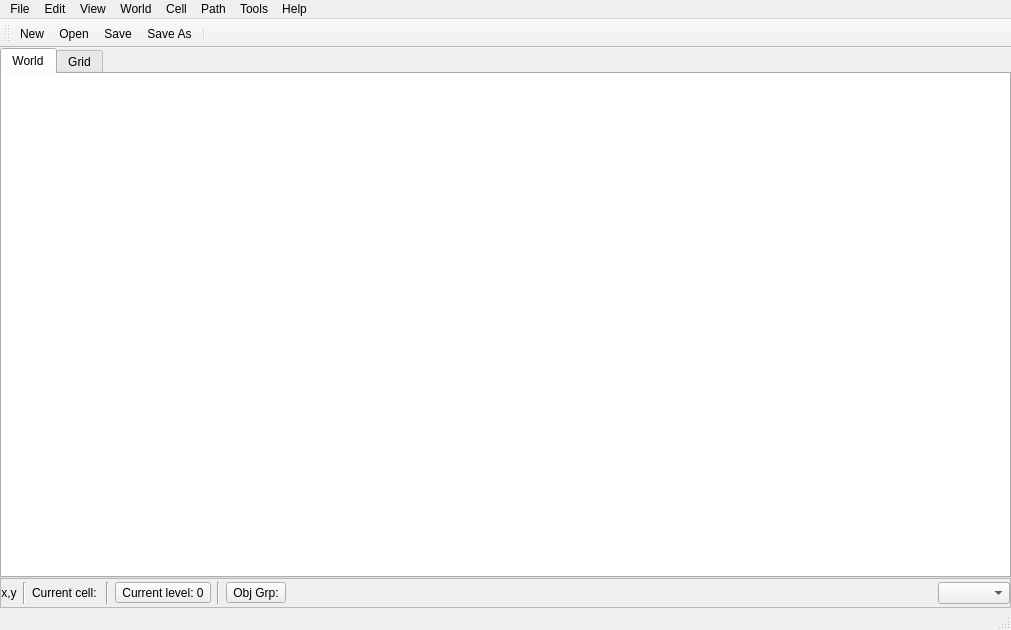
<?xml version="1.0" encoding="UTF-8"?>
<ui version="4.0">
 <class>MainWindow</class>
 <widget class="QMainWindow" name="MainWindow">
  <property name="geometry">
   <rect>
    <x>0</x>
    <y>0</y>
    <width>1011</width>
    <height>630</height>
   </rect>
  </property>
  <property name="windowTitle">
   <string>PZWorldEd</string>
  </property>
  <widget class="QWidget" name="centralWidget">
   <layout class="QGridLayout" name="gridLayout_4">
    <property name="verticalSpacing">
     <number>0</number>
    </property>
    <property name="margin">
     <number>0</number>
    </property>
    <item row="0" column="0">
     <widget class="QTabWidget" name="documentTabWidget">
      <property name="currentIndex">
       <number>0</number>
      </property>
      <widget class="QWidget" name="tabWorld">
       <attribute name="title">
        <string>World</string>
       </attribute>
       <layout class="QGridLayout" name="gridLayout_3">
        <property name="margin">
         <number>0</number>
        </property>
        <item row="0" column="0">
         <widget class="QGraphicsView" name="worldView">
          <property name="frameShape">
           <enum>QFrame::NoFrame</enum>
          </property>
          <property name="frameShadow">
           <enum>QFrame::Sunken</enum>
          </property>
         </widget>
        </item>
       </layout>
      </widget>
      <widget class="QWidget" name="tabCell">
       <attribute name="title">
        <string>Grid</string>
       </attribute>
       <layout class="QGridLayout" name="gridLayout_5">
        <property name="margin">
         <number>0</number>
        </property>
        <item row="0" column="0">
         <widget class="QGraphicsView" name="cellView">
          <property name="frameShape">
           <enum>QFrame::NoFrame</enum>
          </property>
         </widget>
        </item>
       </layout>
      </widget>
     </widget>
    </item>
    <item row="1" column="0">
     <widget class="QFrame" name="viewTools">
      <property name="frameShape">
       <enum>QFrame::StyledPanel</enum>
      </property>
      <property name="frameShadow">
       <enum>QFrame::Raised</enum>
      </property>
      <layout class="QHBoxLayout" name="horizontalLayout">
       <property name="leftMargin">
        <number>0</number>
       </property>
       <property name="topMargin">
        <number>3</number>
       </property>
       <property name="rightMargin">
        <number>0</number>
       </property>
       <property name="bottomMargin">
        <number>3</number>
       </property>
       <item>
        <widget class="QLabel" name="coordinatesLabel">
         <property name="minimumSize">
          <size>
           <width>0</width>
           <height>0</height>
          </size>
         </property>
         <property name="text">
          <string>x,y</string>
         </property>
         <property name="alignment">
          <set>Qt::AlignCenter</set>
         </property>
        </widget>
       </item>
       <item>
        <widget class="Line" name="line">
         <property name="orientation">
          <enum>Qt::Vertical</enum>
         </property>
        </widget>
       </item>
       <item>
        <widget class="QLabel" name="currentCellLabel">
         <property name="text">
          <string>Current cell: &lt;none&gt;</string>
         </property>
        </widget>
       </item>
       <item>
        <widget class="Line" name="line_2">
         <property name="orientation">
          <enum>Qt::Vertical</enum>
         </property>
        </widget>
       </item>
       <item>
        <widget class="QToolButton" name="currentLevelButton">
         <property name="text">
          <string>Current level: 0</string>
         </property>
         <property name="popupMode">
          <enum>QToolButton::InstantPopup</enum>
         </property>
         <property name="arrowType">
          <enum>Qt::NoArrow</enum>
         </property>
        </widget>
       </item>
       <item>
        <widget class="Line" name="line_3">
         <property name="orientation">
          <enum>Qt::Vertical</enum>
         </property>
        </widget>
       </item>
       <item>
        <widget class="QToolButton" name="objectGroupButton">
         <property name="text">
          <string>Obj Grp:</string>
         </property>
         <property name="popupMode">
          <enum>QToolButton::InstantPopup</enum>
         </property>
        </widget>
       </item>
       <item>
        <spacer name="horizontalSpacer">
         <property name="orientation">
          <enum>Qt::Horizontal</enum>
         </property>
         <property name="sizeHint" stdset="0">
          <size>
           <width>40</width>
           <height>20</height>
          </size>
         </property>
        </spacer>
       </item>
       <item>
        <widget class="QComboBox" name="zoomComboBox"/>
       </item>
      </layout>
     </widget>
    </item>
   </layout>
  </widget>
  <widget class="QMenuBar" name="menuBar">
   <property name="geometry">
    <rect>
     <x>0</x>
     <y>0</y>
     <width>1011</width>
     <height>21</height>
    </rect>
   </property>
   <widget class="QMenu" name="fileMenu">
    <property name="title">
     <string>File</string>
    </property>
    <widget class="QMenu" name="menuGenerate_Lots">
     <property name="title">
      <string>Generate Lots</string>
     </property>
     <addaction name="actionGenerateLotsAll"/>
     <addaction name="actionGenerateLotsSelected"/>
    </widget>
    <widget class="QMenu" name="menuBMP_To_TMX">
     <property name="title">
      <string>BMP To TMX</string>
     </property>
     <addaction name="actionBMPToTMXAll"/>
     <addaction name="actionBMPToTMXSelected"/>
    </widget>
    <addaction name="actionNew"/>
    <addaction name="actionOpen"/>
    <addaction name="actionSave"/>
    <addaction name="actionSaveAs"/>
    <addaction name="separator"/>
    <addaction name="menuBMP_To_TMX"/>
    <addaction name="menuGenerate_Lots"/>
    <addaction name="separator"/>
    <addaction name="actionClose"/>
    <addaction name="actionCloseAll"/>
    <addaction name="actionQuit"/>
   </widget>
   <widget class="QMenu" name="helpMenu">
    <property name="title">
     <string>Help</string>
    </property>
    <addaction name="actionAboutQt"/>
   </widget>
   <widget class="QMenu" name="editMenu">
    <property name="title">
     <string>Edit</string>
    </property>
    <addaction name="separator"/>
    <addaction name="actionCopy"/>
    <addaction name="actionPaste"/>
    <addaction name="actionClipboard"/>
    <addaction name="separator"/>
    <addaction name="actionPreferences"/>
   </widget>
   <widget class="QMenu" name="menuView">
    <property name="title">
     <string>View</string>
    </property>
    <addaction name="actionShowCoordinates"/>
    <addaction name="actionShowGrid"/>
    <addaction name="actionShowMiniMap"/>
    <addaction name="actionShowObjectNames"/>
    <addaction name="actionShowBMP"/>
    <addaction name="separator"/>
    <addaction name="actionHighlightCurrentLevel"/>
    <addaction name="actionLevelAbove"/>
    <addaction name="actionLevelBelow"/>
    <addaction name="separator"/>
    <addaction name="actionZoomIn"/>
    <addaction name="actionZoomOut"/>
    <addaction name="actionZoomNormal"/>
    <addaction name="separator"/>
    <addaction name="actionSwitchOrthoIso"/>
   </widget>
   <widget class="QMenu" name="menuWorld">
    <property name="title">
     <string>World</string>
    </property>
    <addaction name="actionEditCell"/>
    <addaction name="actionResizeWorld"/>
    <addaction name="separator"/>
    <addaction name="actionObjectGroups"/>
    <addaction name="actionObjectTypes"/>
    <addaction name="separator"/>
    <addaction name="actionProperties"/>
    <addaction name="actionTemplates"/>
    <addaction name="separator"/>
    <addaction name="actionRemoveRoad"/>
    <addaction name="actionRemoveBMP"/>
   </widget>
   <widget class="QMenu" name="menuCell">
    <property name="title">
     <string>Cell</string>
    </property>
    <addaction name="actionRemoveLot"/>
    <addaction name="actionRemoveObject"/>
    <addaction name="separator"/>
    <addaction name="actionExtractLots"/>
    <addaction name="actionExtractObjects"/>
    <addaction name="separator"/>
    <addaction name="actionClearCell"/>
    <addaction name="actionClearMapOnly"/>
   </widget>
   <widget class="QMenu" name="menuTools">
    <property name="title">
     <string>Tools</string>
    </property>
    <widget class="QMenu" name="menuAlias_Fixup">
     <property name="title">
      <string>Tiles From -&gt; To</string>
     </property>
     <addaction name="actionFromToAll"/>
     <addaction name="actionFromToSelected"/>
    </widget>
    <addaction name="actionLotPackViewer"/>
    <addaction name="menuAlias_Fixup"/>
    <addaction name="actionWorldGen"/>
    <addaction name="actionLuaConsole"/>
   </widget>
   <widget class="QMenu" name="menuPath">
    <property name="title">
     <string>Path</string>
    </property>
    <widget class="QMenu" name="menuAdd_Script">
     <property name="title">
      <string>Add Script</string>
     </property>
     <addaction name="actionPlaceholder"/>
    </widget>
    <widget class="QMenu" name="menuApply_Texture">
     <property name="title">
      <string>Apply Texture</string>
     </property>
     <addaction name="actionFirstTexture"/>
    </widget>
    <widget class="QMenu" name="menuTexture_Transform">
     <property name="title">
      <string>Texture Transform</string>
     </property>
     <addaction name="actionRotateTexture"/>
     <addaction name="actionResetTextureRotation"/>
    </widget>
    <addaction name="actionPathAlign"/>
    <addaction name="menuAdd_Script"/>
    <addaction name="menuApply_Texture"/>
    <addaction name="menuTexture_Transform"/>
    <addaction name="actionJoinPaths"/>
    <addaction name="actionPathFromNodes"/>
    <addaction name="actionRemoveNodes"/>
    <addaction name="actionRemovePaths"/>
    <addaction name="separator"/>
    <addaction name="actionScriptParams"/>
    <addaction name="separator"/>
    <addaction name="actionHidePaths"/>
    <addaction name="actionShowPaths"/>
    <addaction name="actionRaisePath"/>
    <addaction name="actionLowerPath"/>
   </widget>
   <addaction name="fileMenu"/>
   <addaction name="editMenu"/>
   <addaction name="menuView"/>
   <addaction name="menuWorld"/>
   <addaction name="menuCell"/>
   <addaction name="menuPath"/>
   <addaction name="menuTools"/>
   <addaction name="helpMenu"/>
  </widget>
  <widget class="QToolBar" name="mainToolBar">
   <property name="windowTitle">
    <string>Main Toolbar</string>
   </property>
   <property name="toolButtonStyle">
    <enum>Qt::ToolButtonFollowStyle</enum>
   </property>
   <attribute name="toolBarArea">
    <enum>TopToolBarArea</enum>
   </attribute>
   <attribute name="toolBarBreak">
    <bool>false</bool>
   </attribute>
   <addaction name="actionNew"/>
   <addaction name="actionOpen"/>
   <addaction name="actionSave"/>
   <addaction name="actionSaveAs"/>
   <addaction name="separator"/>
  </widget>
  <widget class="QStatusBar" name="statusBar"/>
  <action name="actionQuit">
   <property name="icon">
    <iconset resource="editor.qrc">
     <normaloff>:/images/16x16/application-exit.png</normaloff>:/images/16x16/application-exit.png</iconset>
   </property>
   <property name="text">
    <string>Quit</string>
   </property>
   <property name="menuRole">
    <enum>QAction::QuitRole</enum>
   </property>
  </action>
  <action name="actionAboutQt">
   <property name="text">
    <string>About Qt</string>
   </property>
   <property name="menuRole">
    <enum>QAction::AboutQtRole</enum>
   </property>
  </action>
  <action name="actionOpen">
   <property name="icon">
    <iconset resource="editor.qrc">
     <normaloff>:/images/16x16/document-open.png</normaloff>:/images/16x16/document-open.png</iconset>
   </property>
   <property name="text">
    <string>Open...</string>
   </property>
  </action>
  <action name="actionEditCell">
   <property name="text">
    <string>Edit Cell</string>
   </property>
  </action>
  <action name="actionUndo">
   <property name="text">
    <string>Undo</string>
   </property>
  </action>
  <action name="actionRedo">
   <property name="text">
    <string>Redo</string>
   </property>
  </action>
  <action name="actionZoomIn">
   <property name="icon">
    <iconset resource="editor.qrc">
     <normaloff>:/images/16x16/zoom-in.png</normaloff>:/images/16x16/zoom-in.png</iconset>
   </property>
   <property name="text">
    <string>Zoom In</string>
   </property>
  </action>
  <action name="actionZoomOut">
   <property name="icon">
    <iconset resource="editor.qrc">
     <normaloff>:/images/16x16/zoom-out.png</normaloff>:/images/16x16/zoom-out.png</iconset>
   </property>
   <property name="text">
    <string>Zoom Out</string>
   </property>
  </action>
  <action name="actionShowGrid">
   <property name="checkable">
    <bool>true</bool>
   </property>
   <property name="text">
    <string>Show Grid</string>
   </property>
   <property name="shortcut">
    <string>Ctrl+G</string>
   </property>
  </action>
  <action name="actionHighlightCurrentLevel">
   <property name="checkable">
    <bool>true</bool>
   </property>
   <property name="text">
    <string>Highlight Current Level</string>
   </property>
   <property name="shortcut">
    <string>H</string>
   </property>
  </action>
  <action name="actionZoomNormal">
   <property name="icon">
    <iconset resource="editor.qrc">
     <normaloff>:/images/16x16/zoom-original.png</normaloff>:/images/16x16/zoom-original.png</iconset>
   </property>
   <property name="text">
    <string>Normal Size</string>
   </property>
   <property name="shortcut">
    <string>Ctrl+0</string>
   </property>
  </action>
  <action name="actionSave">
   <property name="icon">
    <iconset resource="editor.qrc">
     <normaloff>:/images/16x16/document-save.png</normaloff>:/images/16x16/document-save.png</iconset>
   </property>
   <property name="text">
    <string>Save</string>
   </property>
  </action>
  <action name="actionSaveAs">
   <property name="icon">
    <iconset resource="editor.qrc">
     <normaloff>:/images/16x16/document-save-as.png</normaloff>:/images/16x16/document-save-as.png</iconset>
   </property>
   <property name="text">
    <string>Save As...</string>
   </property>
  </action>
  <action name="actionClose">
   <property name="text">
    <string>Close</string>
   </property>
  </action>
  <action name="actionCloseAll">
   <property name="text">
    <string>Close All</string>
   </property>
  </action>
  <action name="actionProperties">
   <property name="text">
    <string>Property Definitions...</string>
   </property>
  </action>
  <action name="actionTemplates">
   <property name="text">
    <string>Templates...</string>
   </property>
  </action>
  <action name="actionShowCoordinates">
   <property name="checkable">
    <bool>true</bool>
   </property>
   <property name="text">
    <string>Show Coordinates</string>
   </property>
  </action>
  <action name="actionRemoveLot">
   <property name="icon">
    <iconset resource="editor.qrc">
     <normaloff>:/images/16x16/edit-delete.png</normaloff>:/images/16x16/edit-delete.png</iconset>
   </property>
   <property name="text">
    <string>Remove Selected Lots</string>
   </property>
   <property name="toolTip">
    <string>Remove Selected Lots</string>
   </property>
  </action>
  <action name="actionNew">
   <property name="icon">
    <iconset resource="editor.qrc">
     <normaloff>:/images/16x16/document-new.png</normaloff>:/images/16x16/document-new.png</iconset>
   </property>
   <property name="text">
    <string>New...</string>
   </property>
  </action>
  <action name="actionCreateObject">
   <property name="icon">
    <iconset resource="editor.qrc">
     <normaloff>:/images/24x24/insert-object.png</normaloff>:/images/24x24/insert-object.png</iconset>
   </property>
   <property name="text">
    <string>Create Object</string>
   </property>
  </action>
  <action name="actionRemoveObject">
   <property name="icon">
    <iconset resource="editor.qrc">
     <normaloff>:/images/16x16/edit-delete.png</normaloff>:/images/16x16/edit-delete.png</iconset>
   </property>
   <property name="text">
    <string>Remove Selected Objects</string>
   </property>
   <property name="toolTip">
    <string>Remove Selected Objects</string>
   </property>
  </action>
  <action name="actionSnapToGrid">
   <property name="checkable">
    <bool>true</bool>
   </property>
   <property name="text">
    <string>Snap To Grid</string>
   </property>
  </action>
  <action name="actionObjectTypes">
   <property name="text">
    <string>Object Types...</string>
   </property>
  </action>
  <action name="actionClearCell">
   <property name="icon">
    <iconset resource="editor.qrc">
     <normaloff>:/images/16x16/edit-clear.png</normaloff>:/images/16x16/edit-clear.png</iconset>
   </property>
   <property name="text">
    <string>Clear</string>
   </property>
  </action>
  <action name="actionPreferences">
   <property name="text">
    <string>Preferences...</string>
   </property>
   <property name="menuRole">
    <enum>QAction::PreferencesRole</enum>
   </property>
  </action>
  <action name="actionShowMiniMap">
   <property name="checkable">
    <bool>true</bool>
   </property>
   <property name="text">
    <string>Show Mini-map</string>
   </property>
   <property name="shortcut">
    <string>M</string>
   </property>
  </action>
  <action name="actionClearMapOnly">
   <property name="text">
    <string>Clear Map Only</string>
   </property>
  </action>
  <action name="actionExtractLots">
   <property name="text">
    <string>Extract Lots...</string>
   </property>
  </action>
  <action name="actionExtractObjects">
   <property name="text">
    <string>Extract Objects...</string>
   </property>
  </action>
  <action name="actionObjectGroups">
   <property name="text">
    <string>Object Groups...</string>
   </property>
  </action>
  <action name="actionCopy">
   <property name="icon">
    <iconset resource="editor.qrc">
     <normaloff>:/images/16x16/edit-copy.png</normaloff>:/images/16x16/edit-copy.png</iconset>
   </property>
   <property name="text">
    <string>Copy</string>
   </property>
  </action>
  <action name="actionPaste">
   <property name="icon">
    <iconset resource="editor.qrc">
     <normaloff>:/images/16x16/edit-paste.png</normaloff>:/images/16x16/edit-paste.png</iconset>
   </property>
   <property name="text">
    <string>Paste</string>
   </property>
  </action>
  <action name="actionClipboard">
   <property name="text">
    <string>Show Clipboard</string>
   </property>
  </action>
  <action name="actionLevelAbove">
   <property name="text">
    <string>Select Level Above</string>
   </property>
   <property name="shortcut">
    <string>PgUp</string>
   </property>
  </action>
  <action name="actionLevelBelow">
   <property name="text">
    <string>Select Level Below</string>
   </property>
   <property name="shortcut">
    <string>PgDown</string>
   </property>
  </action>
  <action name="actionShowObjectNames">
   <property name="checkable">
    <bool>true</bool>
   </property>
   <property name="text">
    <string>Show Object Names</string>
   </property>
  </action>
  <action name="actionGenerateLotsAll">
   <property name="text">
    <string>All Cells...</string>
   </property>
  </action>
  <action name="actionGenerateLotsSelected">
   <property name="text">
    <string>Selected Cells Only...</string>
   </property>
  </action>
  <action name="actionRemoveRoad">
   <property name="icon">
    <iconset resource="editor.qrc">
     <normaloff>:/images/16x16/edit-delete.png</normaloff>:/images/16x16/edit-delete.png</iconset>
   </property>
   <property name="text">
    <string>Removed Selected Roads</string>
   </property>
   <property name="toolTip">
    <string>Remove Selected Roads</string>
   </property>
  </action>
  <action name="actionBMPToTMXAll">
   <property name="text">
    <string>All Cells...</string>
   </property>
  </action>
  <action name="actionBMPToTMXSelected">
   <property name="text">
    <string>Selected Cells Only...</string>
   </property>
  </action>
  <action name="actionRemoveBMP">
   <property name="icon">
    <iconset resource="editor.qrc">
     <normaloff>:/images/16x16/edit-delete.png</normaloff>:/images/16x16/edit-delete.png</iconset>
   </property>
   <property name="text">
    <string>Remove Selected BMP Images</string>
   </property>
  </action>
  <action name="actionShowBMP">
   <property name="checkable">
    <bool>true</bool>
   </property>
   <property name="text">
    <string>Show BMP Images</string>
   </property>
  </action>
  <action name="actionResizeWorld">
   <property name="icon">
    <iconset resource="editor.qrc">
     <normaloff>:/images/16x16/document-page-setup.png</normaloff>:/images/16x16/document-page-setup.png</iconset>
   </property>
   <property name="text">
    <string>Resize World...</string>
   </property>
  </action>
  <action name="actionLotPackViewer">
   <property name="text">
    <string>LotPack Viewer</string>
   </property>
  </action>
  <action name="actionFromToAll">
   <property name="text">
    <string>All Cells...</string>
   </property>
  </action>
  <action name="actionFromToSelected">
   <property name="text">
    <string>Selected Cells Only...</string>
   </property>
  </action>
  <action name="actionWorldGen">
   <property name="text">
    <string>WorldGen</string>
   </property>
  </action>
  <action name="actionLuaConsole">
   <property name="text">
    <string>Lua Console</string>
   </property>
   <property name="shortcut">
    <string>L</string>
   </property>
  </action>
  <action name="actionSwitchOrthoIso">
   <property name="text">
    <string>Switch Ortho/Iso</string>
   </property>
   <property name="shortcut">
    <string>Esc</string>
   </property>
  </action>
  <action name="actionPathAlign">
   <property name="text">
    <string>Align</string>
   </property>
   <property name="shortcut">
    <string>A</string>
   </property>
  </action>
  <action name="actionPathFromNodes">
   <property name="text">
    <string>Path From Nodes</string>
   </property>
  </action>
  <action name="actionPlaceholder">
   <property name="text">
    <string>Placeholder</string>
   </property>
  </action>
  <action name="actionScriptParams">
   <property name="text">
    <string>Script Parameters...</string>
   </property>
  </action>
  <action name="actionRemoveNodes">
   <property name="text">
    <string>Remove Selected Nodes</string>
   </property>
   <property name="toolTip">
    <string>Remove Selected Nodes</string>
   </property>
  </action>
  <action name="actionRemovePaths">
   <property name="text">
    <string>Remove Selected Paths</string>
   </property>
   <property name="toolTip">
    <string>Remove Selected Paths</string>
   </property>
  </action>
  <action name="actionJoinPaths">
   <property name="text">
    <string>Join Paths</string>
   </property>
  </action>
  <action name="actionHidePaths">
   <property name="text">
    <string>Hide Selected Paths</string>
   </property>
  </action>
  <action name="actionShowPaths">
   <property name="text">
    <string>Show Hidden Paths</string>
   </property>
  </action>
  <action name="actionFirstTexture">
   <property name="text">
    <string>First Texture</string>
   </property>
  </action>
  <action name="actionRotateTexture">
   <property name="text">
    <string>Rotate 45 Degrees</string>
   </property>
  </action>
  <action name="actionResetTextureRotation">
   <property name="text">
    <string>Reset Rotation</string>
   </property>
  </action>
  <action name="actionRaisePath">
   <property name="text">
    <string>Raise Path</string>
   </property>
  </action>
  <action name="actionLowerPath">
   <property name="text">
    <string>Lower Path</string>
   </property>
  </action>
 </widget>
 <layoutdefault spacing="6" margin="11"/>
 <resources>
  <include location="editor.qrc"/>
 </resources>
 <connections/>
</ui>
